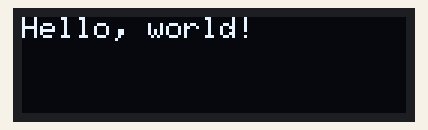
Recording of a sketch running on a simulated ESP8266 (NodeMCU). On the bench: 128×32 one-colour display.

Above: at 0.1 s.

The sketch:

hello_world.ino
```cpp
#include <Wire.h>
#include <Adafruit_SSD1306.h>

#define OLED_RESET -1 // Reset pin # (or -1 if sharing Arduino reset pin)
//Adafruit_SSD1306 display(OLED_RESET);
Adafruit_SSD1306 display(128, 32, &Wire, -1);

void setup() {
  Serial.begin(9600);
  Wire.begin(D1, D2); // Initialize I2C communication on pins D1 (SDA) and D2 (SCL)
  display.begin(SSD1306_SWITCHCAPVCC, 0x3C); // Initialize OLED display with I2C address 0x3C
  display.setTextSize(1);
  display.setTextColor(WHITE);
  display.clearDisplay();
}

void loop() {
  display.setCursor(0,0);
  display.println("Hello, world!");
  display.display();
}
```
